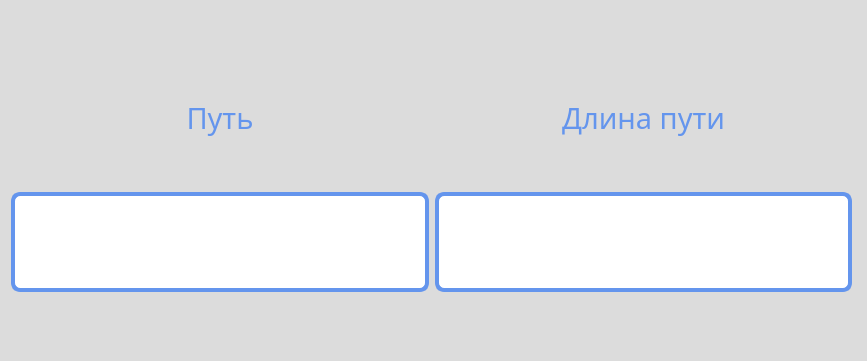
<?xml version="1.0" encoding="UTF-8"?>
<ui version="4.0">
 <class>Secondwindow</class>
 <widget class="QDialog" name="Secondwindow">
  <property name="geometry">
   <rect>
    <x>0</x>
    <y>0</y>
    <width>867</width>
    <height>361</height>
   </rect>
  </property>
  <property name="windowTitle">
   <string>Dialog</string>
  </property>
  <property name="styleSheet">
   <string notr="true">background-color: rgb(220,220,220);</string>
  </property>
  <widget class="QWidget" name="layoutWidget">
   <property name="geometry">
    <rect>
     <x>11</x>
     <y>50</y>
     <width>841</width>
     <height>281</height>
    </rect>
   </property>
   <layout class="QGridLayout" name="gridLayout">
    <item row="0" column="1">
     <widget class="QLabel" name="label_2">
      <property name="font">
       <font>
        <family>Javanese Text</family>
        <pointsize>22</pointsize>
       </font>
      </property>
      <property name="styleSheet">
       <string notr="true">color: rgb(100, 149, 237);</string>
      </property>
      <property name="text">
       <string>Длина пути</string>
      </property>
      <property name="alignment">
       <set>Qt::AlignCenter</set>
      </property>
     </widget>
    </item>
    <item row="1" column="0">
     <widget class="QLineEdit" name="lineEdit">
      <property name="minimumSize">
       <size>
        <width>0</width>
        <height>100</height>
       </size>
      </property>
      <property name="font">
       <font>
        <family>Javanese Text</family>
        <pointsize>16</pointsize>
       </font>
      </property>
      <property name="styleSheet">
       <string notr="true">QLineEdit { background-color:white; border: 4px solid #6495ED;  color:#6495ED; border-radius:9px; } QLineEdit:hover { border: 6px solid #6495ED; background-color:#ffffff; color:#6495ED; }</string>
      </property>
      <property name="alignment">
       <set>Qt::AlignCenter</set>
      </property>
     </widget>
    </item>
    <item row="1" column="1">
     <widget class="QLineEdit" name="lineEdit_2">
      <property name="minimumSize">
       <size>
        <width>0</width>
        <height>100</height>
       </size>
      </property>
      <property name="font">
       <font>
        <family>Javanese Text</family>
        <pointsize>16</pointsize>
       </font>
      </property>
      <property name="styleSheet">
       <string notr="true">QLineEdit { background-color:white; border: 4px solid #6495ED;  color:#6495ED; border-radius:9px; } QLineEdit:hover { border: 6px solid #6495ED; background-color:#ffffff; color:#6495ED; }</string>
      </property>
      <property name="alignment">
       <set>Qt::AlignCenter</set>
      </property>
     </widget>
    </item>
    <item row="0" column="0">
     <widget class="QLabel" name="label">
      <property name="maximumSize">
       <size>
        <width>16777215</width>
        <height>60</height>
       </size>
      </property>
      <property name="font">
       <font>
        <family>Javanese Text</family>
        <pointsize>22</pointsize>
       </font>
      </property>
      <property name="styleSheet">
       <string notr="true">color: rgb(100, 149, 237);
</string>
      </property>
      <property name="text">
       <string>Путь</string>
      </property>
      <property name="alignment">
       <set>Qt::AlignCenter</set>
      </property>
     </widget>
    </item>
   </layout>
  </widget>
 </widget>
 <resources/>
 <connections/>
</ui>
